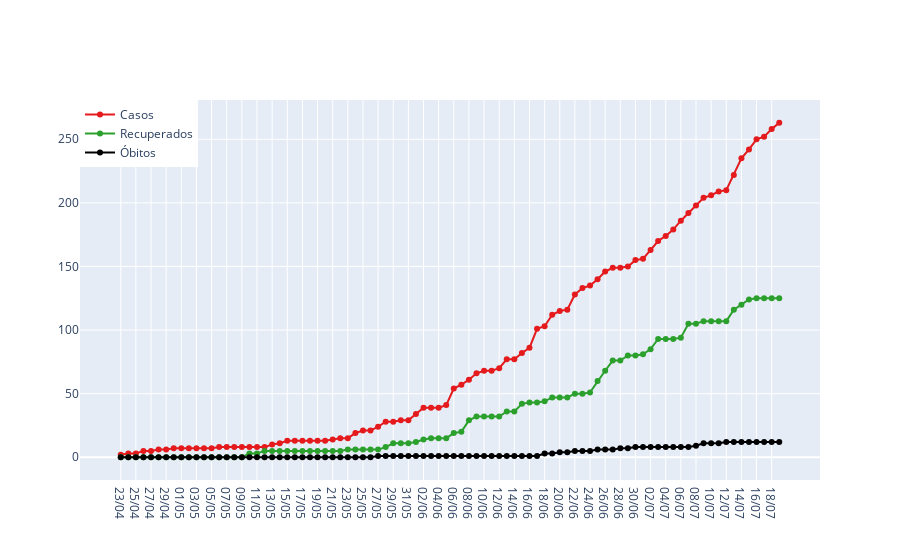

Here is the notebook cell this chart was saved with:
### Markdown cell above
# Gráfico de evolução dos números da covid-19 em Paulo Afonso
#### Fonte: instagram @prefpauloafonso

### Code cell
fig = go.Figure()
fig.add_trace(go.Scatter(x=df_daily['Data'], y=df_daily['Casos (total)'], mode='lines+markers', name='Casos',
                        line = dict(color='rgb(228,26,28)')))
fig.add_trace(go.Scatter(x=df_daily['Data'], y=df_daily['Recuperados (total)'], mode='lines+markers', name='Recuperados',
                        line = dict(color='#2CA02C')))
fig.add_trace(go.Scatter(x=df_daily['Data'], y=df_daily['Óbitos (total)'], mode='lines+markers', name='Óbitos',
                        line = dict(color='black')))
fig.update_layout(legend=dict(x=0,y=1.0))
fig.show()

### Figure 1 — Plotly figure (JSON) as saved in the notebook; plotly's stock layout.template omitted (floating-point values rounded to 4 significant figures)
{"data": [{"line": {"color": "rgb(228,26,28)"}, "mode": "lines+markers", "name": "Casos", "type": "scatter", "x": ["23/04", "24/04", "25/04", "26/04", "27/04", "28/04", "29/04", "30/04", "01/05", "02/05", "03/05", "04/05", "05/05", "06/05", "07/05", "08/05", "09/05", "10/05", "11/05", "12/05", "13/05", "14/05", "15/05", "16/05", "17/05", "18/05", "19/05", "20/05", "21/05", "22/05", "23/05", "24/05", "25/05", "26/05", "27/05", "28/05", "29/05", "30/05", "31/05", "01/06", "02/06", "03/06", "04/06", "05/06", "06/06", "07/06", "08/06", "09/06", "10/06", "11/06", "12/06", "13/06", "14/06", "15/06", "16/06", "17/06", "18/06", "19/06", "20/06", "21/06", "22/06", "23/06", "24/06", "25/06", "26/06", "27/06", "28/06", "29/06", "30/06", "01/07", "02/07", "03/07", "04/07", "05/07", "06/07", "07/07", "08/07", "09/07", "10/07", "11/07", "12/07", "13/07", "14/07", "15/07", "16/07", "17/07", "18/07", "19/07"], "y": [2, 3, 3, 5, 5, 6, 6, 7, 7, 7, 7, 7, 7, 8, 8, 8, 8, 8, 8, 8, 10, 11, 13, 13, 13, 13, 13, 13, 14, 15, 15, 19, 21, 21, 24, 28, 28, 29, 29, 34, 39, 39, 39, 41, 54, 57, 61, 66, 68, 68, 70, 77, 77, 82, 86, 101, 103, 112, 115, 116, 128, 133, 135, 140, 146, 149, 149, 150, 155, 156, 163, 170, 174, 179, 186, 192, 198, 204, 206, 209, 210, 222, 235, 242, 250, 252, 258, 263]}, {"line": {"color": "#2CA02C"}, "mode": "lines+markers", "name": "Recuperados", "type": "scatter", "x": ["23/04", "24/04", "25/04", "26/04", "27/04", "28/04", "29/04", "30/04", "01/05", "02/05", "03/05", "04/05", "05/05", "06/05", "07/05", "08/05", "09/05", "10/05", "11/05", "12/05", "13/05", "14/05", "15/05", "16/05", "17/05", "18/05", "19/05", "20/05", "21/05", "22/05", "23/05", "24/05", "25/05", "26/05", "27/05", "28/05", "29/05", "30/05", "31/05", "01/06", "02/06", "03/06", "04/06", "05/06", "06/06", "07/06", "08/06", "09/06", "10/06", "11/06", "12/06", "13/06", "14/06", "15/06", "16/06", "17/06", "18/06", "19/06", "20/06", "21/06", "22/06", "23/06", "24/06", "25/06", "26/06", "27/06", "28/06", "29/06", "30/06", "01/07", "02/07", "03/07", "04/07", "05/07", "06/07", "07/07", "08/07", "09/07", "10/07", "11/07", "12/07", "13/07", "14/07", "15/07", "16/07", "17/07", "18/07", "19/07"], "y": [0, 0, 0, 0, 0, 0, 0, 0, 0, 0, 0, 0, 0, 0, 0, 0, 0, 3, 3, 5, 5, 5, 5, 5, 5, 5, 5, 5, 5, 5, 6, 6, 6, 6, 6, 8, 11, 11, 11, 12, 14, 15, 15, 15, 19, 20, 29, 32, 32, 32, 32, 36, 36, 42, 43, 43, 44, 47, 47, 47, 50, 50, 51, 60, 68, 76, 76, 80, 80, 81, 85, 93, 93, 93, 94, 105, 105, 107, 107, 107, 107, 116, 120, 124, 125, 125, 125, 125]}, {"line": {"color": "black"}, "mode": "lines+markers", "name": "Óbitos", "type": "scatter", "x": ["23/04", "24/04", "25/04", "26/04", "27/04", "28/04", "29/04", "30/04", "01/05", "02/05", "03/05", "04/05", "05/05", "06/05", "07/05", "08/05", "09/05", "10/05", "11/05", "12/05", "13/05", "14/05", "15/05", "16/05", "17/05", "18/05", "19/05", "20/05", "21/05", "22/05", "23/05", "24/05", "25/05", "26/05", "27/05", "28/05", "29/05", "30/05", "31/05", "01/06", "02/06", "03/06", "04/06", "05/06", "06/06", "07/06", "08/06", "09/06", "10/06", "11/06", "12/06", "13/06", "14/06", "15/06", "16/06", "17/06", "18/06", "19/06", "20/06", "21/06", "22/06", "23/06", "24/06", "25/06", "26/06", "27/06", "28/06", "29/06", "30/06", "01/07", "02/07", "03/07", "04/07", "05/07", "06/07", "07/07", "08/07", "09/07", "10/07", "11/07", "12/07", "13/07", "14/07", "15/07", "16/07", "17/07", "18/07", "19/07"], "y": [0, 0, 0, 0, 0, 0, 0, 0, 0, 0, 0, 0, 0, 0, 0, 0, 0, 0, 0, 0, 0, 0, 0, 0, 0, 0, 0, 0, 0, 0, 0, 0, 0, 0, 1, 1, 1, 1, 1, 1, 1, 1, 1, 1, 1, 1, 1, 1, 1, 1, 1, 1, 1, 1, 1, 1, 3, 3, 4, 4, 5, 5, 5, 6, 6, 6, 7, 7, 8, 8, 8, 8, 8, 8, 8, 8, 9, 11, 11, 11, 12, 12, 12, 12, 12, 12, 12, 12]}], "layout": {"legend": {"x": 0, "y": 1}}}
